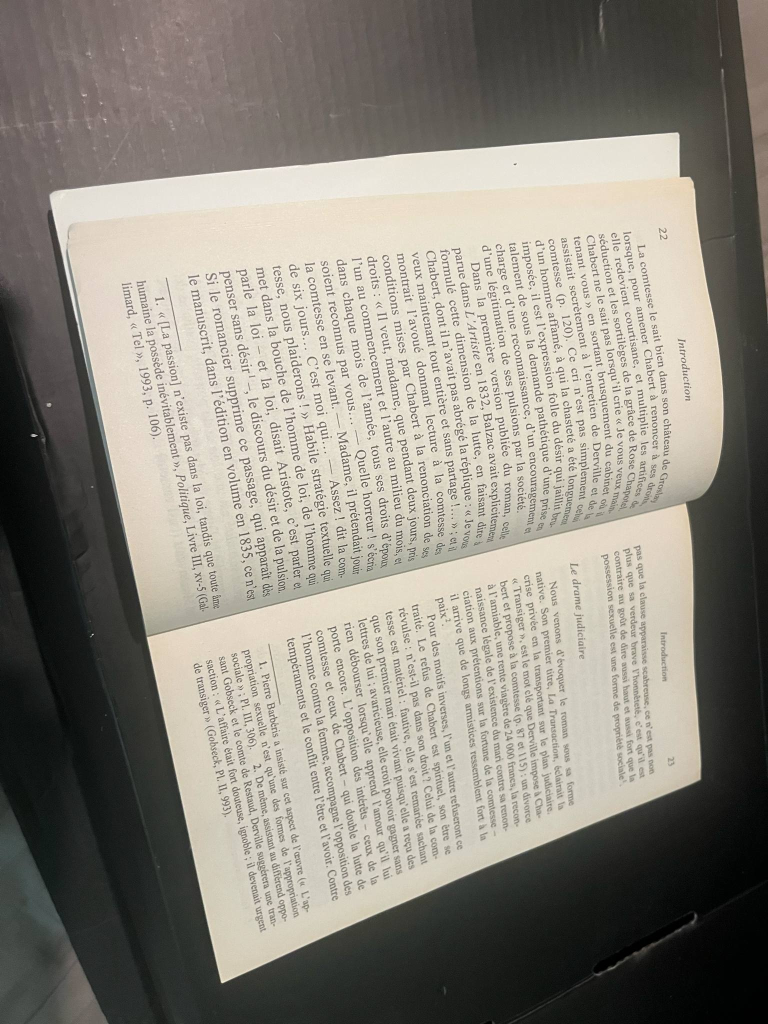
#> input picture inputs/116b42fa-a68b-4cdb-af05-b12072fb2d28.jpg, 1536 x 2048 px, given in place of the camera (shown at 1/2 size)
$ python opencv.py
#> lines starting #> are read from the running program, lines starting #| are printed output that depends on the picture; after the words box and inside, x2 and y2 are one past the last pixel; in counts of white or black regions, pixels touching at a corner belong together
import cv2
import numpy as np
# from PIL import Image
imgWidth = 640
imgHeight = 480
cap = cv2.VideoCapture(0)
cap.set(3, imgWidth)
cap.set(4, imgHeight)
cap.set(10, 150)


def preProcessing(img):

    imgGray = cv2.cvtColor(img, cv2.COLOR_BGR2GRAY)
    imgBlur = cv2.GaussianBlur(imgGray, (5,5),1)
    imgCanny = cv2.Canny(imgBlur,200,200)
    kernel= np.ones((5,5))
    imgDial = cv2.dilate(imgCanny,kernel,iterations=2)
    imgThres = cv2.erode(imgDial,kernel,iterations=1)

    return imgThres
def getContours(img):
    biggest=np.array([])
    maxArea = 0
    contours, hierarchy =cv2.findContours(img, cv2.RETR_EXTERNAL,cv2.CHAIN_APPROX_NONE)
    for cnt in contours:
        area=cv2.contourArea(cnt)
        # print(area)
        if area>500:
            #cv2.drawContours(imgContour,cnt, -1, (255,0,0),3)
            peri=cv2.arcLength(cnt, True)
            approx =cv2.approxPolyDP(cnt, 0.02*peri, True)
            if area > maxArea and len(approx) ==4:
                biggest = approx
                maxArea = area

    cv2.drawContours(imgContour,biggest, -1, (255,0,0),10)

    return biggest
def reorder(myPoints):
    myPoints=myPoints.reshape((4,2))
    myPointsNew = np.zeros((4,1,2), np.int32)
    add = myPoints.sum(1)
    print("add", add)
def getWarp(img, biggest):
    #reorder(biggest)
    pts1=np.float32(biggest)
    pts2=np.float32([[0,0],[imgWidth,0], [0, imgHeight], [imgWidth,imgHeight]])
    matrix = cv2.getPerspectiveTransform(pts1,pts2)
    imgOutput=cv2.warpPerspective(img,matrix, (imgWidth, imgHeight))
    return imgOutput
while True:
    success, img = cap.read()
#> img is the input picture: shape (2048, 1536, 3); mean B, G, R 127.6, 136.9, 141.3
    img=cv2.resize(img, (imgWidth,imgHeight))
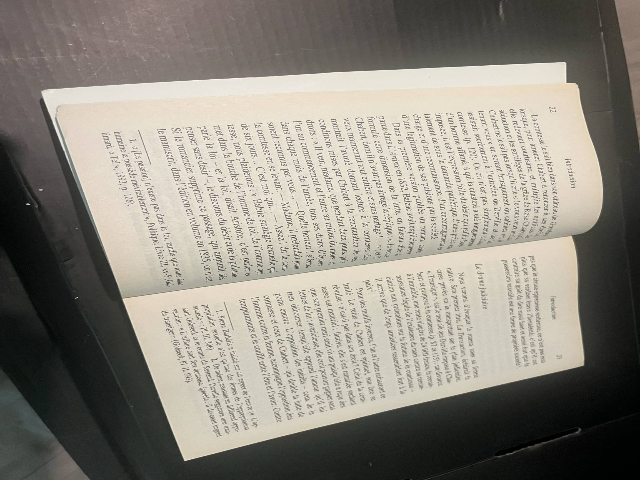
#> img: shape (480, 640, 3); mean B, G, R 127.5, 136.8, 141.2
    imgContour = img.copy()
    imgThres = preProcessing(img)
#> in preProcessing, `imgGray = cv2.cvtColor(img, cv2.COLOR_BGR2GRAY)`:
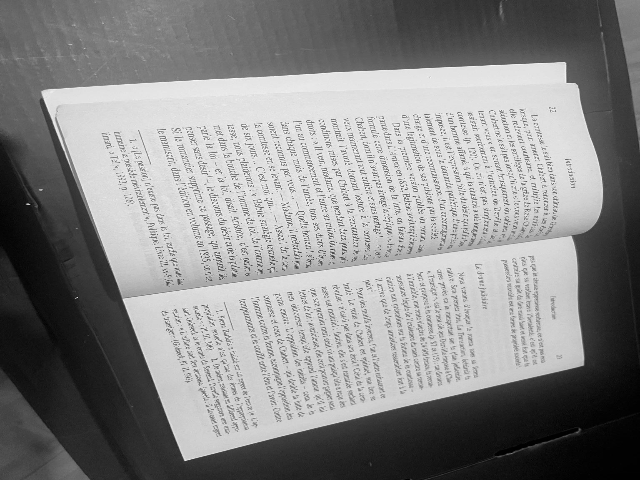
#> imgGray: shape (480, 640); min 0, max 253, mean 137.1
#> in preProcessing, `imgCanny = cv2.Canny(imgBlur,200,200)`:
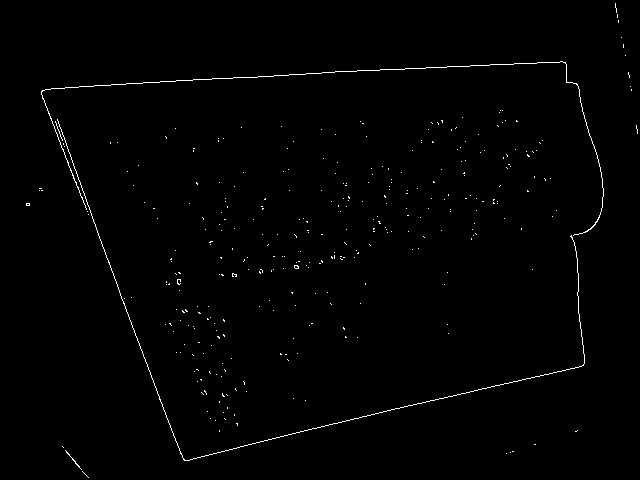
#> imgCanny: shape (480, 640); 0.79% white in thin lines or dots
#> in preProcessing, `imgDial = cv2.dilate(imgCanny,kernel,iterations=2)`:
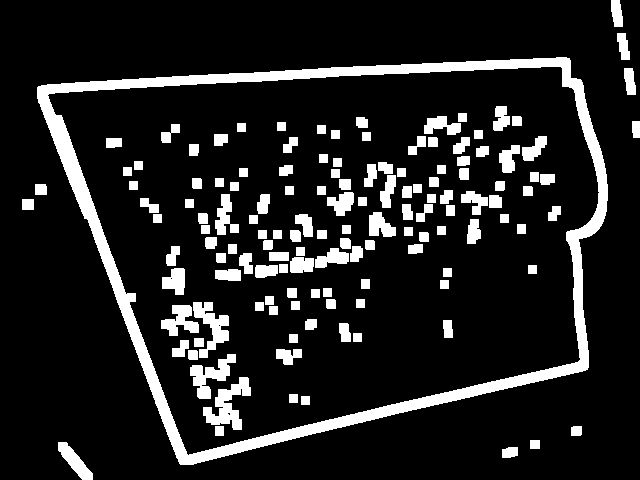
#> imgDial: shape (480, 640); 13.4% white; 139 white regions, largest, box (x1, y1, x2, y2) and area: (37, 57, 608, 465) 17749, (203, 377, 251, 430) 1110, (193, 302, 229, 358) 908
#> in preProcessing, `imgThres = cv2.erode(imgDial,kernel,iterations=1)`:
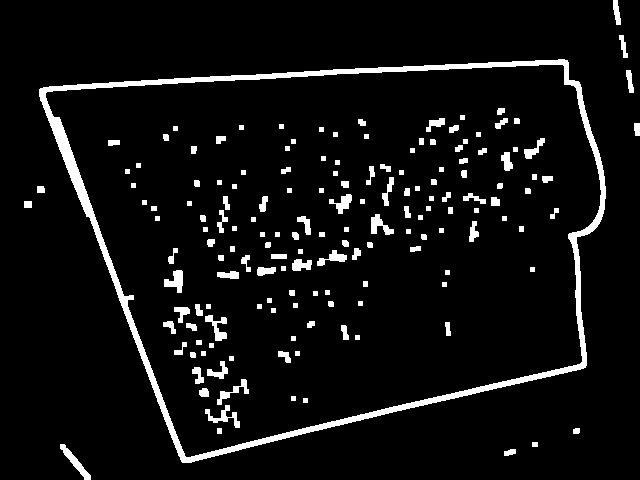
#> imgThres: shape (480, 640); 6.4% white; 162 white regions
    getContours(imgThres)
#> in getContours, `contours, hierarchy =cv2.findContours(img, cv2.RETR_EXTERNAL,cv2.CHAIN..`: contours = 11 contours; largest, box (x1, y1, x2, y2) and area: (39, 59, 606, 463) 168358, (60, 444, 91, 480) 250, (613, 0, 621, 25) 105, (626, 70, 634, 93) 90, (619, 35, 628, 58) 76
#> the loop in getContours, `for cnt in contours:` made 11 passes
#> (area, peri, biggest, maxArea) on pass 9: (168357.5, 1766.4, [[567, 60], [39, 89], [182, 462], [585, 367]], 168357.5)
#> area on passes 1 to 6: 48, 250, 20, 28, 42, 40.5
#> after the loop in getContours, `for cnt in contours:`: maxArea = 168357.5
#> in getContours, `cv2.drawContours(imgContour,biggest, -1, (255,0,0),10)`:
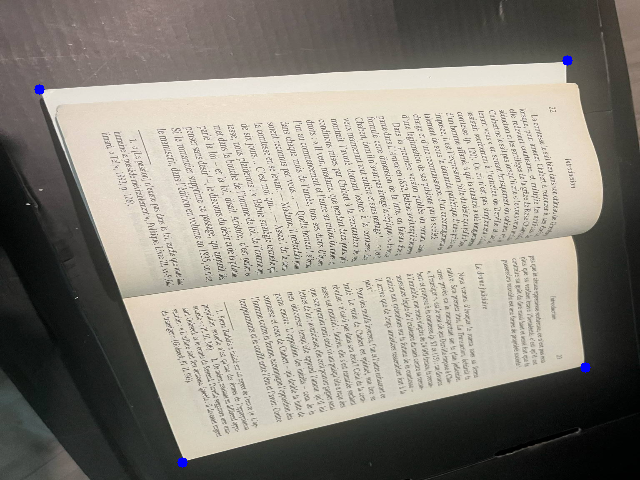
#> imgContour: shape (480, 640, 3); 0.11% of pixels changed, all inside (x1, y1, x2, y2) = (34, 55, 591, 468)
    #imgWarped = getWarp(img, biggest)
    cv2.imshow("Result", imgContour)
    if cv2.waitKey(1) & 0xFF == ord('q'):
#> (key q is pressed here)
        break
#image conversion

# image1 = Image.open(r'path where the image is stored\file name.png')
# im1 = image1.convert('RGB')
# im1.save(r'path where the pdf will be stored\new file name.pdf')

$ run again, on inputs/paper.jpg
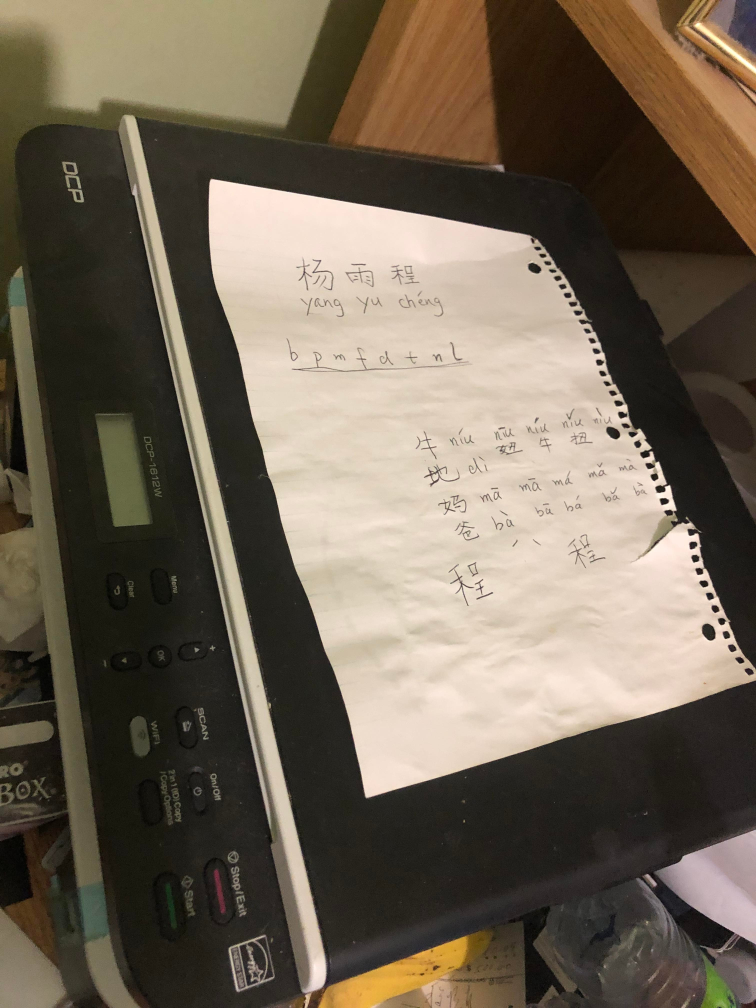
#> input picture inputs/paper.jpg, 3024 x 4032 px, given in place of the camera (shown at 1/4 size)
#> img is the input picture: shape (4032, 3024, 3); mean B, G, R 84.5, 100, 111.5
#> img: shape (480, 640, 3)
#> in preProcessing, `imgCanny = cv2.Canny(imgBlur,200,200)`:
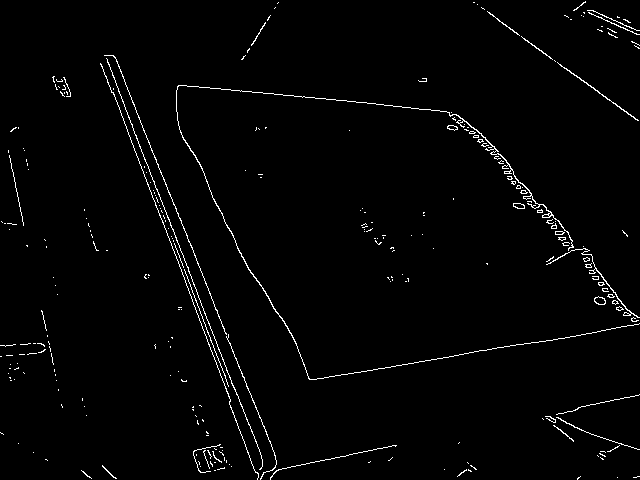
#> imgCanny: shape (480, 640); 1.8% white in thin lines or dots
#> imgDial: shape (480, 640); 17% white; 53 white regions, largest, box (x1, y1, x2, y2) and area: (172, 81, 640, 384) 16149, (96, 51, 401, 480) 14837, (538, 390, 640, 464) 2783
#> imgThres: shape (480, 640); 10.6% white; 56 white regions
#> contours = 41 contours, 4 with area under 20; largest, box (x1, y1, x2, y2) and area: (174, 83, 640, 382) 86259, (98, 53, 399, 480) 11405, (540, 392, 640, 462) 1480, (0, 308, 61, 393) 1283, (562, 0, 640, 51) 1228
#> the loop in getContours, `for cnt in contours:` made 41 passes
#> (area, peri, biggest, maxArea) on passes 12, 35: (948.5, 133.4, [[222, 442], [191, 449], [198, 474], [233, 468]], 948.5), (86259, 1321.1, [[175, 84], [307, 381], [639, 326], [460, 113]], 86259)
#> after the loop in getContours, `for cnt in contours:`: maxArea = 86259
#> in getContours, `cv2.drawContours(imgContour,biggest, -1, (255,0,0),10)`:
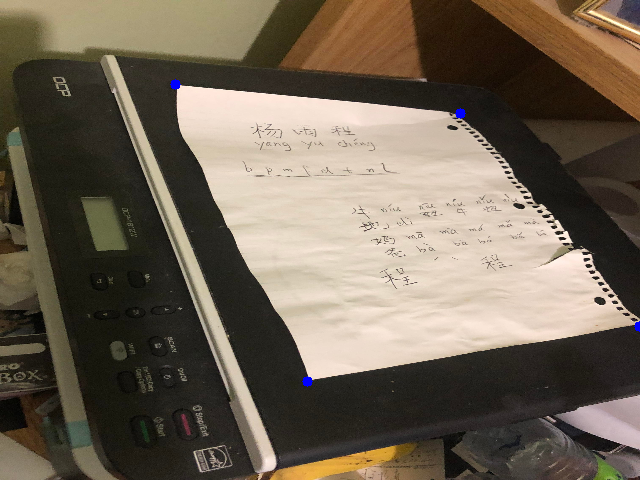
#> imgContour: shape (480, 640, 3); mean B, G, R 84.6, 99.8, 111.3
